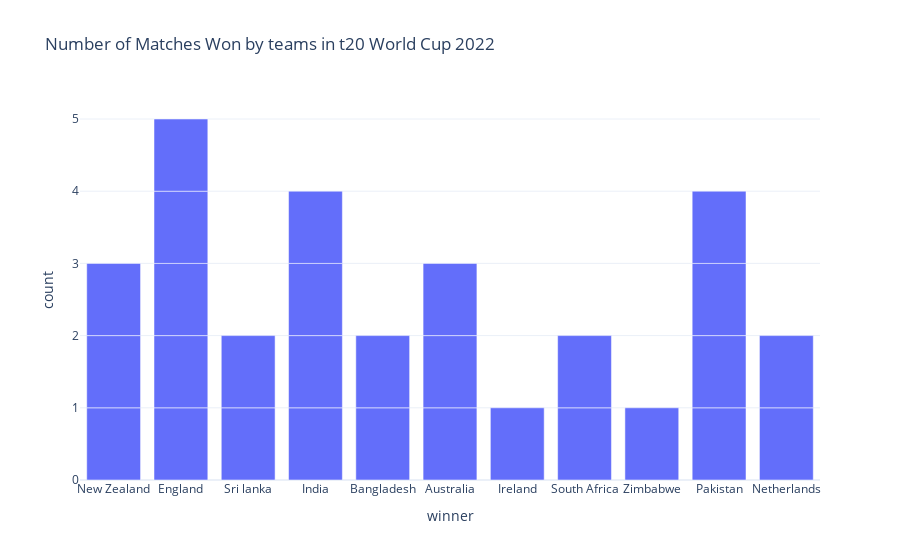

The notebook cell this image was saved under:
### Code cell
fig = px.bar(data, 
                x=data["winner"],
                title="Number of Matches Won by teams in t20 World Cup 2022")
fig.show()

### Figure 1 — Plotly figure (JSON) as saved in the notebook; plotly's stock layout.template omitted (floating-point values rounded to 4 significant figures)
{"data": [{"alignmentgroup": "True", "hovertemplate": "winner=%{x}<br>count=%{y}<extra></extra>", "legendgroup": "", "marker": {"color": "#636efa", "pattern": {"shape": ""}}, "name": "", "offsetgroup": "", "orientation": "v", "showlegend": false, "textposition": "auto", "type": "bar", "x": ["New Zealand", "England", "Sri lanka", "India", "Bangladesh", null, "Australia", "Ireland", null, "South Africa", "India", "Zimbabwe", null, null, "New Zealand", "Bangladesh", "Pakistan", "South Africa", "Australia", "Sri lanka", "England", "Netherlands", "India", "Pakistan", "New Zealand", "Australia", "England", "Netherlands", "Pakistan", "India", "Pakistan", "England", "England"], "xaxis": "x", "y": [1, 1, 1, 1, 1, 1, 1, 1, 1, 1, 1, 1, 1, 1, 1, 1, 1, 1, 1, 1, 1, 1, 1, 1, 1, 1, 1, 1, 1, 1, 1, 1, 1], "yaxis": "y"}], "layout": {"autosize": true, "barmode": "relative", "legend": {"tracegroupgap": 0}, "title": {"text": "Number of Matches Won by teams in t20 World Cup 2022"}, "xaxis": {"anchor": "y", "autorange": true, "domain": [0, 1], "range": [-0.5, 10.5], "title": {"text": "winner"}, "type": "category"}, "yaxis": {"anchor": "x", "autorange": true, "domain": [0, 1], "range": [0, 5.263], "title": {"text": "count"}, "type": "linear"}}}
